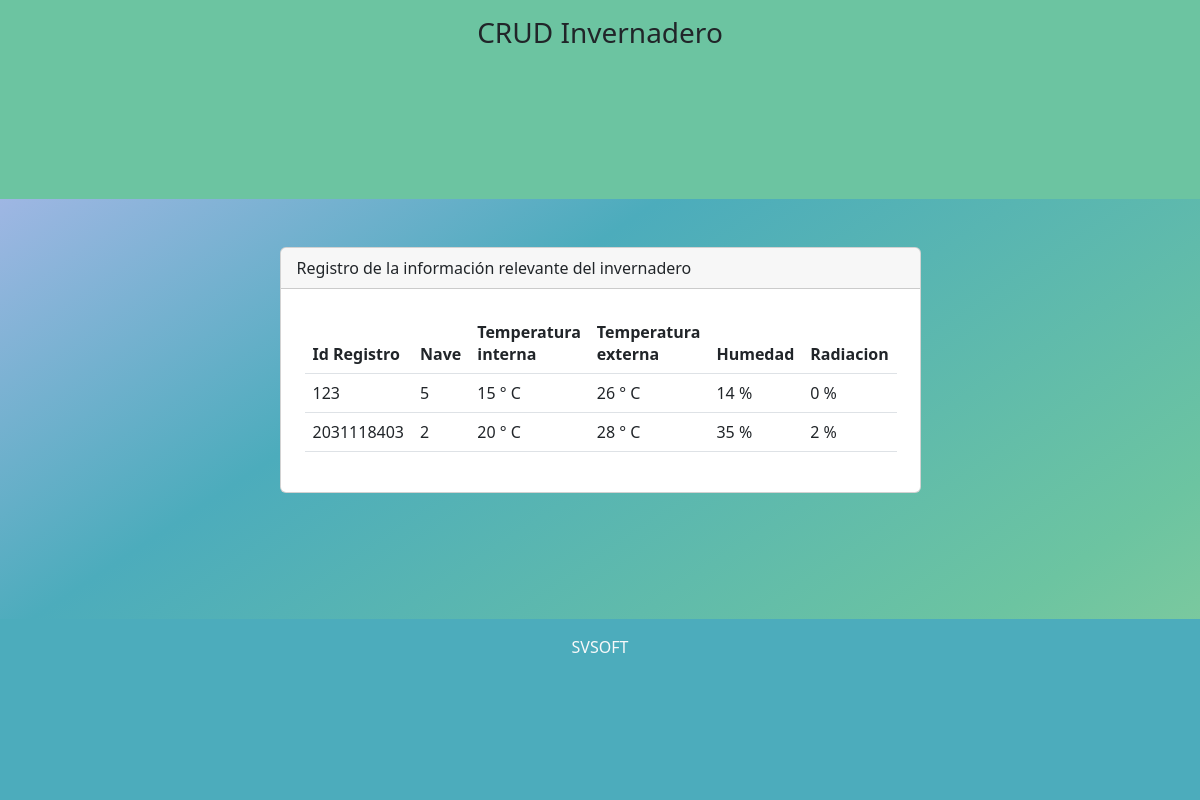
The app's page /negocio/invAdministrador.php, older data.
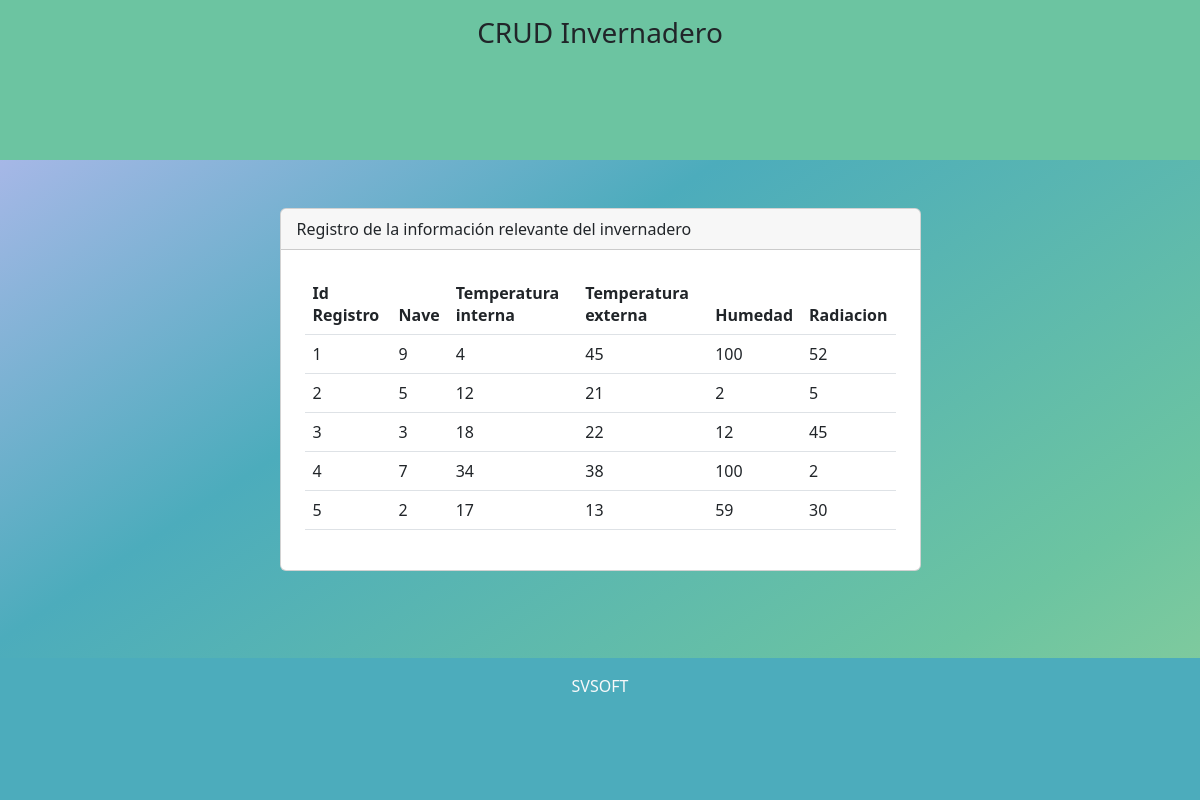
The same page, newer data.
### tables this page shows
CREATE TABLE `invernadero` (
  `idRegistro` int(11) NOT NULL AUTO_INCREMENT,
  `nombreSupervisor` varchar(40) NOT NULL,
  `nave` int(11) NOT NULL,
  `tempInterna` varchar(10) NOT NULL,
  `temExterna` varchar(10) NOT NULL,
  `humeRelativa` varchar(10) NOT NULL,
  `radiacion` varchar(10) NOT NULL,
  `fecha` date NOT NULL,
  PRIMARY KEY (`idRegistro`)
);

### negocio/invAdministrador.php (the view, shortened to what this page needs)
<link rel="stylesheet" href="css/fondo.css">
<?php include 'template/headerInvernadero.php' ?>
<?php
    include_once "model/conexionPersona.php";
    $sentencia = $bd -> query("select * from invernadero");
    $invernadero = $sentencia->fetchAll(PDO::FETCH_OBJ);
?>
<div class="container mt-5">
    <div class="row justify-content-center">
        <div class="col-md-7">
            <div class="card">
                <div class="card-header">
                    Registro de la información relevante del invernadero
                </div>
                <div class="p-4">
                        <table class="table align-middle">
                            <thead>
                                <tr>
                                    <th scope="col">Id Registro</th>
                                    <th scope="col">Nave</th>
                                    <th scope="col">Temperatura interna</th>
                                    <th scope="col">Temperatura externa</th>
                                    <th scope="col">Humedad</th>
                                    <th scope="col">Radiacion</th>
                                </tr>
                            </thead>
                            <tbody>
                            <?php
                                foreach($invernadero as $dato){
                            ?>
                                <tr>
                                    <td scope="row"><?php echo $dato->idRegistro; ?></td>
                                    <td><?php echo $dato->nave; ?></td>
                                    <td><?php echo $dato->tempInterna; ?></td>
                                    <td><?php echo $dato->temExterna; ?></td>
                                    <td><?php echo $dato->humeRelativa; ?></td>
                                    <td><?php echo $dato->radiacion; ?></td>
                                </tr>
                                <?php
                                }
                                ?>
                            </tbody>
                        </table>
                    </div>
                </div>
            </div>
        </div>
    </div>
<?php include 'template/footerInvernadero.php' ?>

Row changes from the older to the newer data that the page shows:
removed invernadero: idRegistro "123", nave "5", tempInterna "15 ° C", temExterna "26 ° C", humeRelativa "14 %", radiacion "0 %"
removed invernadero: idRegistro "2031118403", nave "2", tempInterna "20 ° C", temExterna "28 ° C", humeRelativa "35 %", radiacion "2 %"
added invernadero: idRegistro "1", nave "9", tempInterna "4", temExterna "45", humeRelativa "100", radiacion "52"
added invernadero: idRegistro "2", nave "5", tempInterna "12", temExterna "21", humeRelativa "2", radiacion "5"
added invernadero: idRegistro "3", nave "3", tempInterna "18", temExterna "22", humeRelativa "12", radiacion "45"
added invernadero: idRegistro "4", nave "7", tempInterna "34", temExterna "38", humeRelativa "100", radiacion "2"
added invernadero: idRegistro "5", nave "2", tempInterna "17", temExterna "13", humeRelativa "59", radiacion "30"
